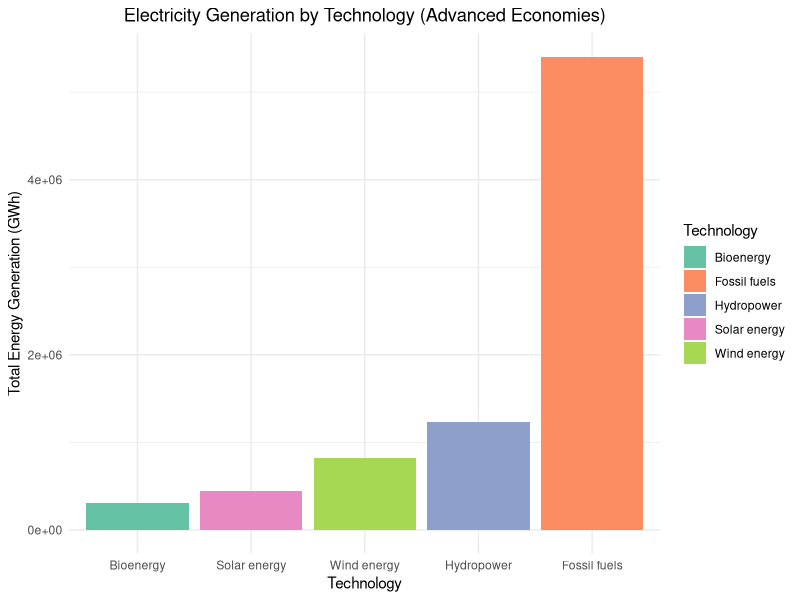
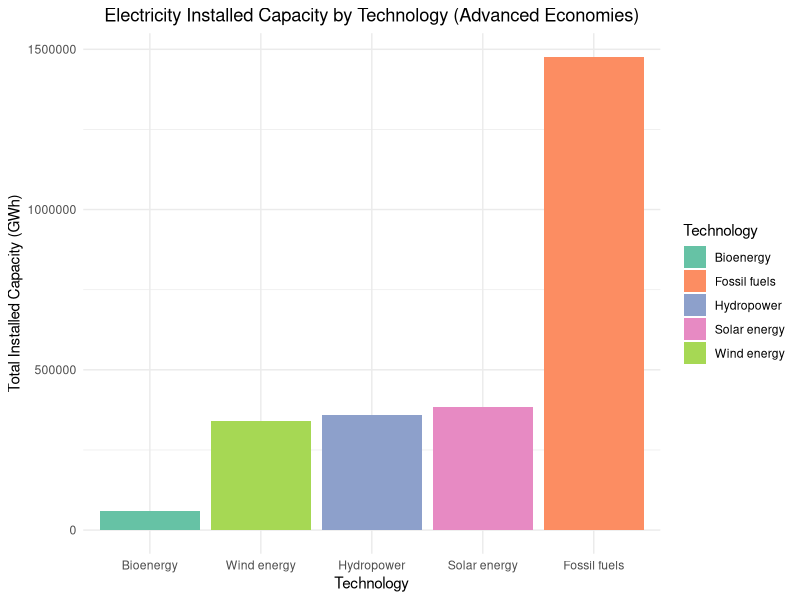

These figures' R source, in order:
# Load required libraries
library(dplyr)
library(ggplot2)
library(readr)

# Read the CSV file (adjust the filename/path)
data <- read_csv("Renewable_energy.csv")  # Replace with your actual file path

# Replace "Hydropower (excl. Pumped Storage)" with "Hydropower"
data <- data %>%
  mutate(Technology = ifelse(Technology == "Hydropower (excl. Pumped Storage)", "Hydropower", Technology))

# Filter data to keep only rows that contain 'World' in the Country column
data <- data %>%
  filter(grepl("Advanced Economies", Country, ignore.case = TRUE))

# Process the data:
# If the Unit column contains "MWh", convert F2021 by dividing by 1000; otherwise, keep as is.
data <- data %>%
  mutate(
    Energy_GWh = ifelse(grepl("MWh", Unit, ignore.case = TRUE), F2021 / 1000, F2021)
  )

# Define common Technology levels from the updated dataset for consistent color mapping
common_technologies <- sort(unique(data$Technology))

# ----------------------------
# Plot 1: Electricity Generation
# ----------------------------

# Filter and factorize data for Indicator "Electricity Generation"
data_generation <- data %>%
  filter(Indicator == "Electricity Generation") %>%
  mutate(Technology = factor(Technology, levels = common_technologies))

# Summarize total energy generation by Technology
tech_summary_generation <- data_generation %>%
  group_by(Technology) %>%
  summarise(Total_Energy = sum(Energy_GWh, na.rm = TRUE))

# Create bar plot for Electricity Generation, sorting bars by Total_Energy
p_generation <- ggplot(tech_summary_generation, aes(x = reorder(Technology, Total_Energy), y = Total_Energy, fill = Technology)) +
  geom_bar(stat = "identity") +
  xlab("Technology") +
  ylab("Total Energy Generation (GWh)") +
  ggtitle("Electricity Generation by Technology (Advanced Economies)") +
  theme_minimal() +
  theme(
    plot.title = element_text(hjust = 0.5)
    # Axis text remains horizontal by default
  ) +
  scale_fill_brewer(palette = "Set2")

# Save the Electricity Generation plot to a PNG file
png(filename = "Electricity_Generation_Adv.png", width = 2400, height = 1600, res = 300)
print(p_generation)
dev.off()

# ----------------------------
# Plot 2: Electricity Installed Capacity
# ----------------------------

# Filter and factorize data for Indicator "Electricity Installed Capacity"
data_installed <- data %>%
  filter(Indicator == "Electricity Installed Capacity") %>%
  mutate(Technology = factor(Technology, levels = common_technologies))

# Summarize total installed capacity by Technology
tech_summary_installed <- data_installed %>%
  group_by(Technology) %>%
  summarise(Total_Energy = sum(Energy_GWh, na.rm = TRUE))

# Create bar plot for Electricity Installed Capacity, sorting bars by Total_Energy
p_installed <- ggplot(tech_summary_installed, aes(x = reorder(Technology, Total_Energy), y = Total_Energy, fill = Technology)) +
  geom_bar(stat = "identity") +
  xlab("Technology") +
  ylab("Total Installed Capacity (GWh)") +
  ggtitle("Electricity Installed Capacity by Technology (Advanced Economies)") +
  theme_minimal() +
  theme(
    plot.title = element_text(hjust = 0.5)
    # Axis text remains horizontal by default
  ) +
  scale_fill_brewer(palette = "Set2")  # Same palette as the generation plot

# Save the Electricity Installed Capacity plot to a PNG file
png(filename = "Electricity_Installed_Capacity_Adv.png", width = 2400, height = 1600, res = 300)
print(p_installed)
dev.off()